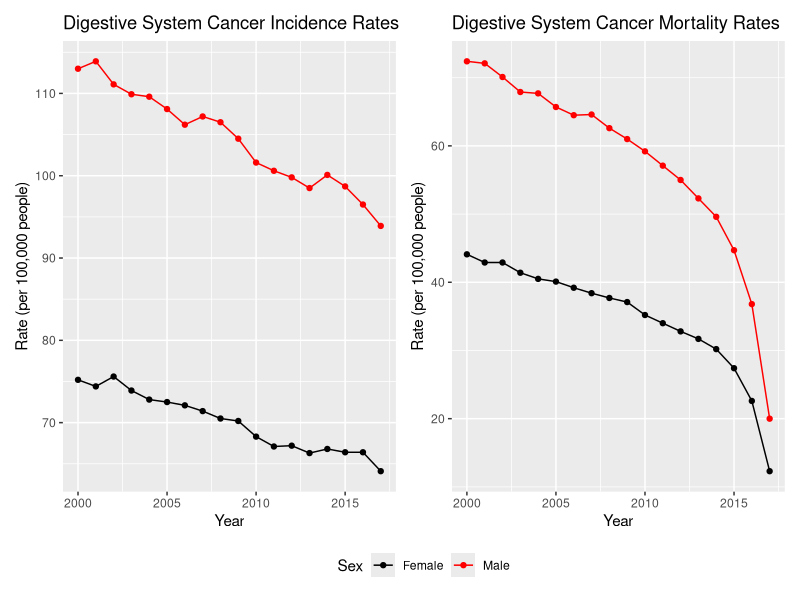
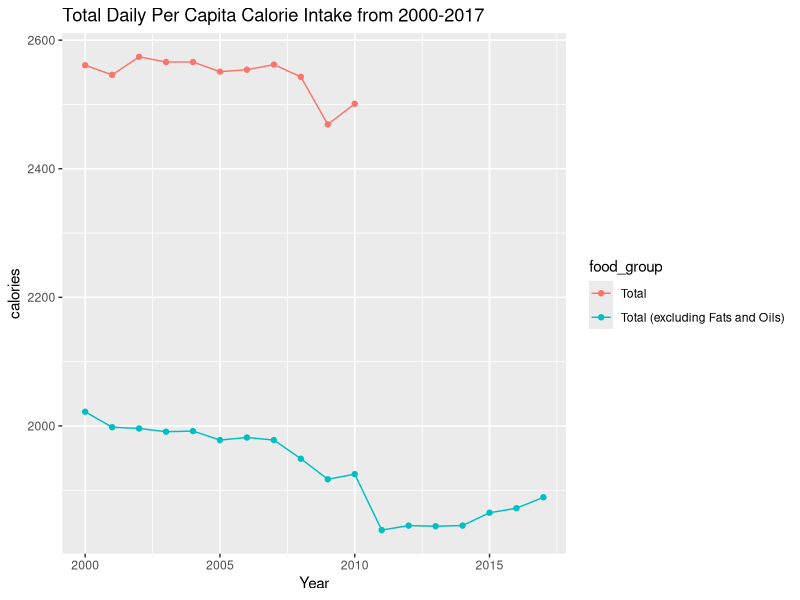
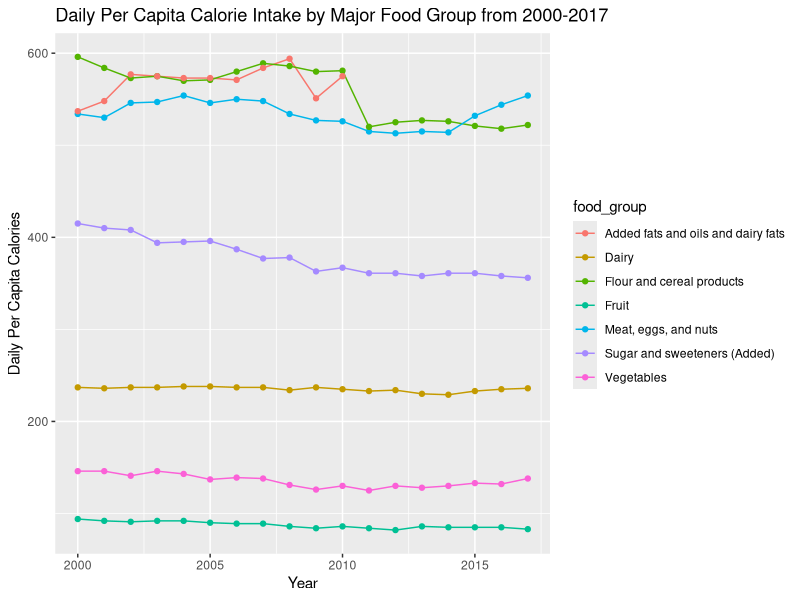
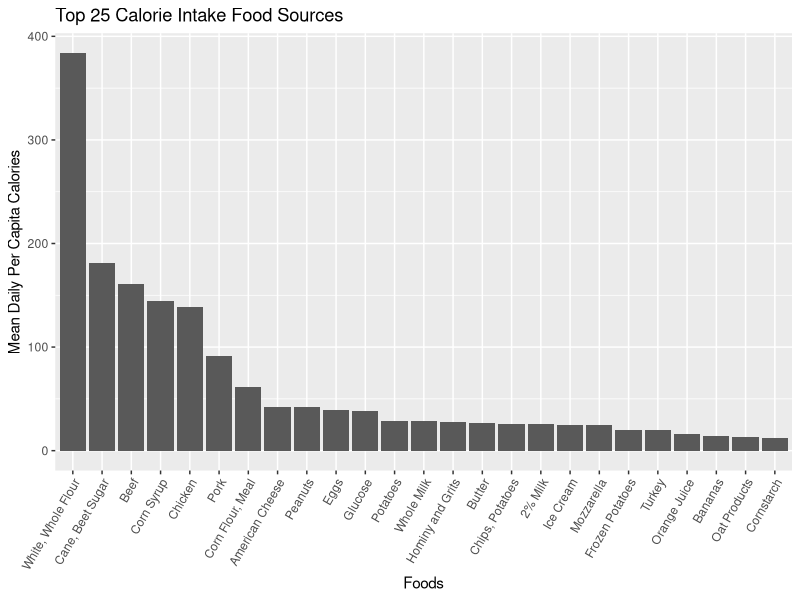
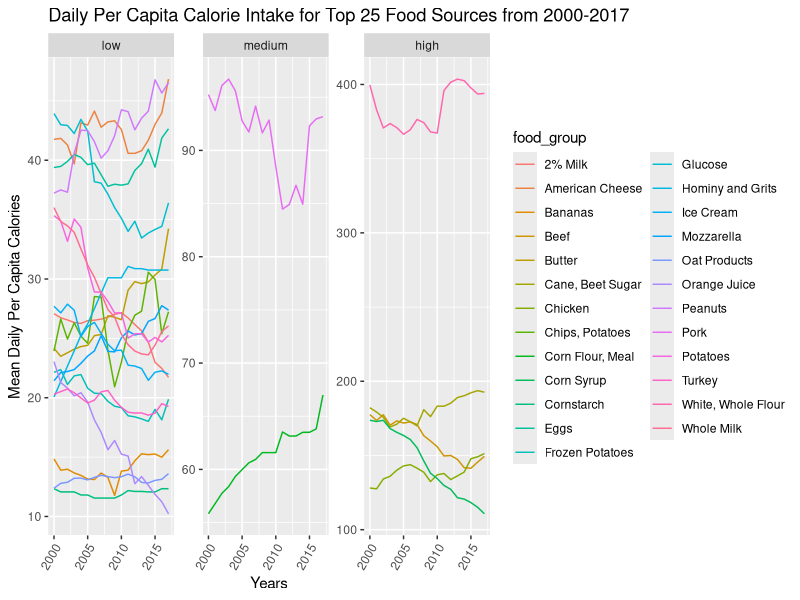
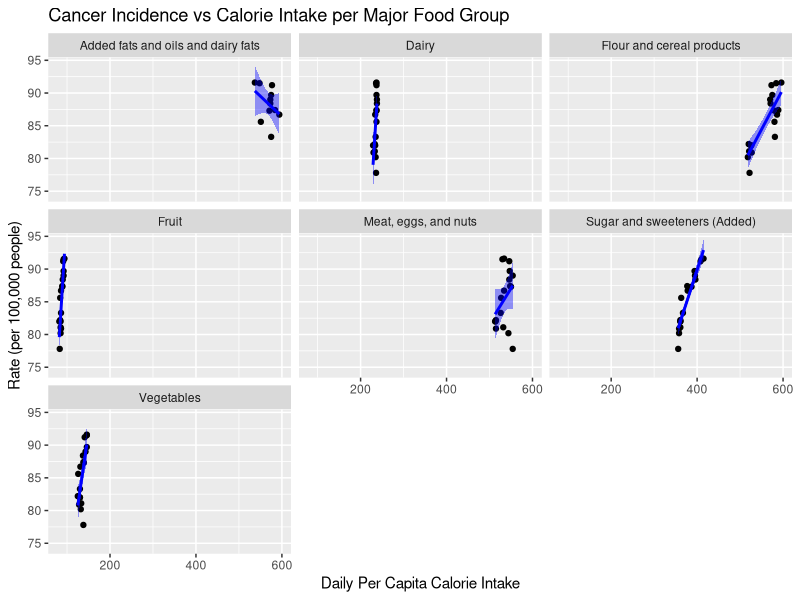
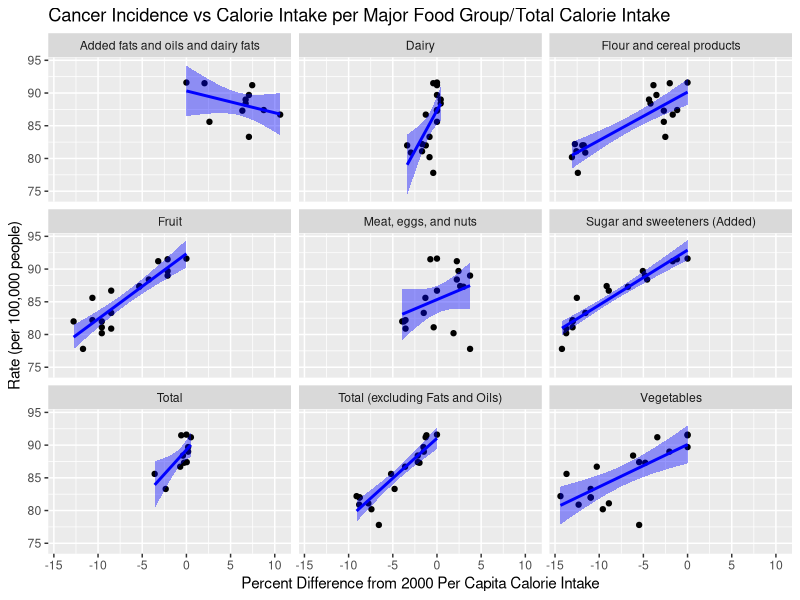
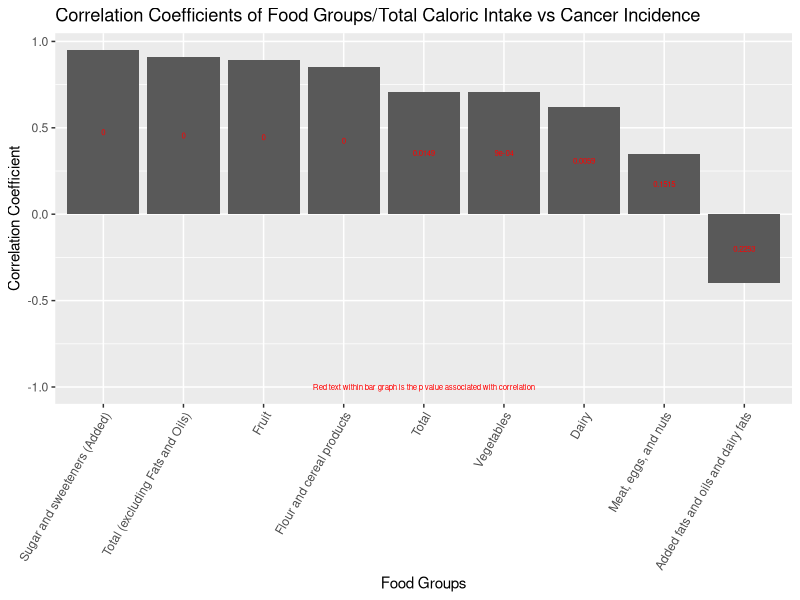

Write R code to recreate these figures, in order.
## ---- chunk 1
library(ggplot2)
library(tidyverse)
library(grid)
require(gridExtra)
require(scales)
library(dplyr)
library(patchwork)
## ---- chunk 2
dairy <- read_csv("resources/processed_data/dairy.csv")
fats <- read_csv("resources/processed_data/fats.csv")
fruits <- read_csv("resources/processed_data/fruits.csv")
grains <- read_csv("resources/processed_data/grains.csv")
incidence <- read_csv("resources/processed_data/incidence.csv")
meateggsnuts <- read_csv("resources/processed_data/meateggsnuts.csv")
mortality <- read_csv("resources/processed_data/mortality.csv")
sugars <- read_csv("resources/processed_data/sugars.csv")
vegetables <- read_csv("resources/processed_data/vegetables.csv")
total_cals <- read_csv("resources/processed_data/total.csv")

tidy_calorie_data <- function(food_table) {
  df <- subset(gather(food_table, food_group, calories, colnames(food_table), -Year), Year > 1999)
  return(df)
}
## ---- chunk 3

# generates the cancer incidence plots
inc <-ggplot(data=incidence)+
  geom_line(aes(x=Year, y=Rate, color=Sex)) +
  geom_point(aes(x=Year, y=Rate, color=Sex))+
  scale_color_manual(values=c("black", "red", "blue"))+
  theme(legend.position = "none")+
  ggtitle("Digestive System Cancer Incidence Rates")+
  ylab("Rate (per 100,000 people)")
  
# generates the cancer mortality plots
mort <- ggplot(data=mortality)+
  geom_line(aes(x=Year, y=Rate, color=Sex)) +
  geom_point(aes(x=Year, y=Rate, color=Sex))+
  ggtitle("Digestive System Cancer Mortality Rates")+
  ylab("Rate (per 100,000 people)")+
  scale_color_manual(values=c("black", "red", "blue"))

#fix axes
# takes the incidence and mortality plots and puts them on the same line with shared legend (1)
combined <- inc + mort & theme(legend.position = "bottom")
combined + plot_layout(guides = "collect")
## ---- chunk 4
# sums all the columns except for the fats and oils column to get the total amount of calories consumed besides the fats and oils
total_cals$`Total (excluding Fats and Oils)` <- rowSums(total_cals[,c(2:6, 8)])

# creates two separate dfs: one for the food groups (tidy_total) and one for the totals (tidy_all)
tidy_total = tidy_calorie_data(total_cals[-c(9,10)])
tidy_all = tidy_calorie_data(total_cals[c(1,9:10)])

cbPalette <- c("#999999", "#E69F00", "#56B4E9", "#009E73", "#F0E442", "#0072B2", "#D55E00", "#CC79A7")
# graph of the per capita total calorie intake and total calorie intake excluding fats and oils
ggplot(data=tidy_all, aes(x=Year, y=calories, color=food_group)) +
  geom_line() +
  geom_point()+
  ggtitle("Total Daily Per Capita Calorie Intake from 2000-2017")

# graph of the per capita calorie intake by major food groups
ggplot(data=tidy_total, aes(x=Year, y=calories, color=food_group)) +
  scale_fill_manual(values=cbPalette)+
  geom_line() +
  geom_point()+
  ylab("Daily Per Capita Calories")+
  ggtitle("Daily Per Capita Calorie Intake by Major Food Group from 2000-2017")
## ---- chunk 5
# merges all the separate food group dataframes into one dataframe joined by year
allfoods <- merge(meateggsnuts, sugars, by="Year")
allfoods <- merge(allfoods, dairy, by="Year")
allfoods <- merge(allfoods, fats, by="Year")
allfoods <- merge(allfoods, fruits, by="Year")
allfoods <- merge(allfoods, grains, by="Year")
allfoods <- merge(allfoods, vegetables, by="Year")

# converts the dataframe into a tidy format and changes the calorie values into numeric
allfoods_tidy <- tidy_calorie_data(allfoods)
allfoods_tidy$calories <- as.numeric(allfoods_tidy$calories)
allfoods_na <- allfoods_tidy %>% dplyr::group_by(food_group) %>% dplyr::filter(!any(is.na(calories)))

# gets the percent difference from 2000 for each year for each food
allfoods_tidy <- allfoods_tidy %>% dplyr::group_by(food_group) %>%
  dplyr::mutate(perc_dif = round((calories-first(calories))/first(calories)*100, 4)) 

# makes a dataframe for the mean calorie intake for each food
meanfoods <- allfoods_tidy %>% dplyr::group_by(food_group) %>% dplyr::summarise(Mean = round(mean(calories, na.rm = TRUE), 2))

# takes the top 25 foods that have the highest mean calorie intake for analysis and gets rid of foods that have na values for certain years
topfoods <- head(meanfoods %>% arrange(desc(Mean)), 25)
meannafoods <- allfoods_na %>% dplyr::group_by(food_group) %>% dplyr::summarise(Mean = round(mean(calories, na.rm = TRUE), 2))
topnafoods <- head(meannafoods %>% arrange(desc(Mean)), 25)

# bar graph of the top 25 foods that contribute the most to total caloric intake
topnafoods %>%
  mutate(food_group=factor(food_group, levels=food_group)) %>%
  ggplot()+
    geom_bar(aes(x=food_group, y=Mean), stat="identity") +
    ylab("Mean Daily Per Capita Calories")+
    xlab("Foods")+
    ggtitle("Top 25 Calorie Intake Food Sources")+
    theme(axis.text.x = element_text(angle=60, hjust=1))
  
# splits the 25 foods into low medium and high to increase clarity of the line plot
topnafoods_tidy <- subset(allfoods_tidy, food_group %in% topnafoods$food_group)
topnafoods_tidy$calories_consumed <- cut(topnafoods_tidy$calories, breaks = c(0,50,100,500), label=c("low", "medium", "high"))

# line plot of the top 25 foods
ggplot(data=topnafoods_tidy) +
  geom_line(aes(x=Year, y=calories, color=food_group)) +
  ggtitle("Daily Per Capita Calorie Intake for Top 25 Food Sources from 2000-2017")+
  ylab("Mean Daily Per Capita Calories")+
  xlab("Years")+
  facet_wrap(~calories_consumed, scales = "free") +
  theme(axis.text.x = element_text(angle=60, hjust=1))+
  theme(legend.position = "right")

## ---- chunk 6
# uses the combined sex since male and female cancer have the same trend
sub_inc <- read_csv("resources/processed_data/combined_incidence.csv")

# used to combine the incidence and major food group/total calories dataframes then tidy
total_cals_inc = merge(total_cals, sub_inc, by="Year")
canc_cals_tidy <- gather(total_cals_inc, food_group, calories, colnames(total_cals_inc)[!colnames(total_cals_inc) %in% c("Year", "Sex", "Population", "Cases")], -c(Year, Rate))
canc_cals_tidy <- canc_cals_tidy[complete.cases(canc_cals_tidy),]

# Splits the dataframe into the major food groups and the totals
canc_food_tidy <- subset(canc_cals_tidy, !food_group %in% c("Total", "Total (excluding Fats and Oils)"))
canc_total_tidy <- subset(canc_cals_tidy, food_group %in% c("Total", "Total (excluding Fats and Oils)"))

# Graph between the calories
ggplot(canc_food_tidy, aes(calories, Rate))+
    geom_point()+
    geom_smooth(method=lm, color="blue", fill="blue")+
    ylab("Rate (per 100,000 people)")+
    xlab("Daily Per Capita Calorie Intake")+
    ggtitle("Cancer Incidence vs Calorie Intake per Major Food Group")+
    facet_wrap(~food_group)
## ---- chunk 7
# Gets the percent difference from 2000
canc_cals_tidy <- canc_cals_tidy %>% dplyr::group_by(food_group) %>%
  dplyr::mutate(perc_dif = round((calories-first(calories))/first(calories)*100, 4)) 

# Creates a dataframe that has the correlation coefficient between the food group/total and cancer incidence and p_value for correlation
canc_cal_cor <- canc_cals_tidy %>% dplyr::group_by(food_group) %>% dplyr::summarise(Correlation = round(cor(perc_dif, Rate), 2))
temp1 <- canc_cals_tidy %>% dplyr::group_by(food_group) %>% dplyr::summarise(p_value = round(cor.test(perc_dif, Rate)$p.value, 4))
canc_cal_cor$p_value <- temp1$p_value

# Cancer Incidence vs total caloric intake and major food groups
ggplot(canc_cals_tidy, aes(perc_dif, Rate))+
    geom_point()+
    geom_smooth(method=lm, color="blue", fill="blue")+
    ylab("Rate (per 100,000 people)")+
    xlab("Percent Difference from 2000 Per Capita Calorie Intake")+
    ggtitle("Cancer Incidence vs Calorie Intake per Major Food Group/Total Calorie Intake")+
    facet_wrap(~food_group)

# Correlation coefficients for above graph
canc_cal_cor %>% 
  arrange(desc(Correlation)) %>%
  mutate(food_group=factor(food_group, levels=food_group)) %>%
  ggplot(aes(x=food_group, y=Correlation))+
    geom_bar(stat="identity") +
    geom_text(aes(label=p_value), size=2, color="red", position = position_stack(vjust = .5))+
    annotate("text", label = "Red text within bar graph is the p value associated with correlation", x = 5, y = -1, size = 2, colour = "red")+
    ylab("Correlation Coefficient")+
    xlab("Food Groups")+
    ggtitle("Correlation Coefficients of Food Groups/Total Caloric Intake vs Cancer Incidence")+
    theme(axis.text.x = element_text(angle=60, hjust=1))


total_foods_inc = merge(topnafoods_tidy, distinct(canc_cals_tidy[c("Year", "Rate")]), by="Year")


food_inc_cor <- total_foods_inc %>% dplyr::group_by(food_group) %>% dplyr::summarise(Correlation = round(cor(perc_dif, Rate), 2))
temp <- total_foods_inc %>% dplyr::group_by(food_group) %>% dplyr::summarise(p_value = round(cor.test(perc_dif, Rate)$p.value, 4))
food_inc_cor$p_value <- temp$p_value

# Cancer incidence and top 25 food calories
ggplot(total_foods_inc, aes(perc_dif, Rate))+
    geom_point()+
    geom_smooth(method=lm, color="blue", fill="blue")+
    ylab("Rate (per 100,000 people)")+
    xlab("Percent Difference from 2000 Per Capita Calorie Intake")+
    ggtitle("Cancer Incidence vs Calorie Intake per Top 25 Foods")+
    facet_wrap(~food_group)


# Correlation coefficients for above graph
food_inc_cor %>% 
  arrange(desc(Correlation)) %>%
  mutate(food_group=factor(food_group, levels=food_group)) %>%
  ggplot(aes(x=food_group, y=Correlation))+
    geom_bar(stat="identity") +
    geom_text(aes(label=p_value), size=2, color="red", position = position_stack(vjust = .5))+
    annotate("text", label = "Red text within bar graph is the p value associated with correlation", x = 5, y = -1, size = 2, colour = "red")+
    ylab("Correlation Coefficient")+
    xlab("Foods")+
    ggtitle("Correlation Coefficients of Top 25 Foods vs Cancer Incidence")+
    theme(axis.text.x = element_text(angle=60, hjust=1))


# total_cals_inc$`Sugar and sweeteners (Added)`
# ggplot(total_cals_inc) +
#   geom_point(aes(`Sugar and sweeteners (Added)`, Rate, color=Sex))
# 
# sugar_inc = merge(sugars, sub_inc, by="Year")
# sugar_inc$`Cane and Beet Sugar`
# ggplot(sugar_inc) +
#   geom_point(aes(`Cane and Beet Sugar`, Rate, color=Sex))
# 
# meat_inc = merge(meateggsnuts, sub_inc, by="Year")
# ggplot(meat_inc) +
#   geom_point(aes(Peanuts, Rate, color=Sex))
# 
# cor(meat_inc$Beef, test$Rate)
# cor.test(meat_inc$Beef, test$Rate)

## ---- chunk 8
# uses the combined sex since male and female cancer have the same trend
sub_mort <- read_csv('resources/processed_data/combined_mortality.csv')

# merges the major food groups and total calorie data set with the mortality data set
total_cals_mort = merge(total_cals, sub_mort, by="Year")

# Same process of cleaning and manipulation as the incidence
mort_cals_tidy <- gather(total_cals_mort, food_group, calories, colnames(total_cals_mort)[!colnames(total_cals_mort) %in% c("Year", "Sex", "Population", "Cases")], -c(Year, Rate))
mort_cals_tidy <- mort_cals_tidy[complete.cases(mort_cals_tidy),]

# gets percent difference
mort_cals_tidy <- mort_cals_tidy %>% dplyr::group_by(food_group) %>%
  dplyr::mutate(perc_dif = round((calories-first(calories))/first(calories)*100, 4)) 

#splits into food groups and total calories
mort_food_tidy <- subset(mort_cals_tidy, !food_group %in% c("Total", "Total (excluding Fats and Oils)"))

mort_total_tidy <- subset(mort_cals_tidy, food_group %in% c("Total", "Total (excluding Fats and Oils)"))


# mort_cal_cor <- mort_cals_tidy %>% dplyr::group_by(food_group) %>% dplyr::summarise(Correlation = round(cor(perc_dif, Rate), 2))
# temp <- mort_cals_tidy %>% dplyr::group_by(food_group) %>% dplyr::summarise(p_value = round(cor.test(perc_dif, Rate)$p.value, 4))
# mort_cal_cor$p_value <- temp$p_value


# # Keep this graph (5)
# ggplot(mort_food_tidy, aes(perc_dif, Rate))+
#     geom_point()+
#     geom_smooth(method=lm, color="blue", fill="blue")+
#     facet_wrap(~food_group)
# 
# # Keep this graph (6)
# ggplot(mort_total_tidy, aes(perc_dif, Rate))+
#     geom_point()+
#     geom_smooth(method=lm, color="blue", fill="blue")+
#     facet_wrap(~food_group)
# 
# # Keep this graph (7)
# mort_cal_cor %>% 
#   arrange(desc(Correlation)) %>%
#   mutate(food_group=factor(food_group, levels=food_group)) %>%
#   ggplot(aes(x=food_group, y=Correlation))+
#     geom_bar(stat="identity") +
#     geom_text(aes(label=p_value), size=2, color="red", position = position_stack(vjust = .5))+
#     annotate("text", label = "Red text within bar graph is the p value associated with correlation", x = 5, y = -1, size = 2, colour = "red")+
#     theme(axis.text.x = element_text(angle=60, hjust=1))

#combines all foods with mortality dataframe then gets correlation between top foods and mortality for graphs
total_foods_mort = merge(topnafoods_tidy, distinct(mort_cals_tidy[c("Year", "Rate")]), by="Year")
food_mort_cor <- total_foods_mort %>% dplyr::group_by(food_group) %>% dplyr::summarise(Correlation = round(cor(perc_dif, Rate), 2))
temp <- total_foods_mort %>% dplyr::group_by(food_group) %>% dplyr::summarise(p_value = round(cor.test(perc_dif, Rate)$p.value, 4))
food_mort_cor$p_value <- temp$p_value

# # Keep this graph (5)
# ggplot(total_foods_mort, aes(perc_dif, Rate))+
#     geom_point()+
#     geom_smooth(method=lm, color="blue", fill="blue")+
#     facet_wrap(~food_group)
# 
# 
# # Keep this graph (7)
# food_mort_cor %>% 
#   arrange(desc(Correlation)) %>%
#   mutate(food_group=factor(food_group, levels=food_group)) %>%
#   ggplot(aes(x=food_group, y=Correlation))+
#     geom_bar(stat="identity") +
#     geom_text(aes(label=p_value), size=2, color="red", position = position_stack(vjust = .5))+
#     annotate("text", label = "Red text within bar graph is the p value associated with correlation", x = 5, y = -1, size = 2, colour = "red")+
#     theme(axis.text.x = element_text(angle=60, hjust=1))


# Comparison between top 25 foods for cancer incidence and mortality
foods_inc <- food_inc_cor %>% 
  arrange(desc(Correlation)) %>%
  mutate(food_group=factor(food_group, levels=food_group)) %>%
  ggplot(aes(x=food_group, y=Correlation))+
    geom_bar(stat="identity") +
    ggtitle("Incidence")+
    theme(axis.text.x = element_text(angle=60, hjust=1))

foods_mort <- food_mort_cor %>% 
  arrange(desc(Correlation)) %>%
  mutate(food_group=factor(food_group, levels=food_group)) %>%
  ggplot(aes(x=food_group, y=Correlation))+
    geom_bar(stat="identity") +
    ggtitle("Mortality")+
    theme(axis.text.x = element_text(angle=60, hjust=1))

combined_foods <- foods_inc + foods_mort
combined_foods + plot_layout(guides = "collect") + plot_annotation("Incidence Correlations vs Mortality Correlations")
